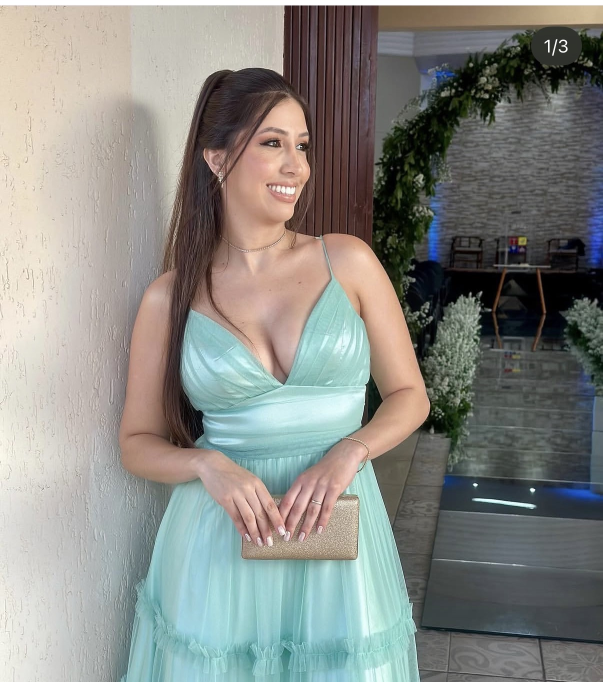
#> input picture fotos/valeria-1.jpg, 1206 x 1364 px (shown at 1/2 size)
$ python otimizar_fotos.py
#> lines starting #> are read from the running program, lines starting #| are printed output that depends on the picture; after the words box and inside, x2 and y2 are one past the last pixel; in counts of white or black regions, pixels touching at a corner belong together
#!/usr/bin/env python3
"""
Gera versões leves das fotos (WebP) e a imagem de compartilhamento (og:image),
SEM mexer nos originais e SEM alterar a aparência: só redimensiona proporcionalmente
e recorta/enquadra (nada de filtro, retoque ou esticar).

Uso (na pasta do site):
    pip install pillow
    python scripts/otimizar_fotos.py
    python scripts/otimizar_fotos.py --base-url https://seu-usuario.github.io/valeria/

O que ele faz:
  fotos/web/valeria-1.webp, valeria-2.webp, valeria-3.webp  (máx. 1400 px no lado maior)
  fotos/web/og-valeria.jpg  (1200x630, colagem das 3 fotos em moldura, para o WhatsApp)
  e atualiza o index.html para usar esses arquivos (as <img data-foto> e o og:image).
  A foto ampliada no lightbox continua usando o original, com qualidade máxima.
"""
import argparse
import re
import sys
from pathlib import Path

try:
    from PIL import Image, ImageDraw, ImageOps
except ImportError:
    sys.exit("Instale o Pillow antes:  pip install pillow")

ROOT = Path(__file__).resolve().parent.parent
FOTOS = ROOT / "fotos"
WEB = FOTOS / "web"
INDEX = ROOT / "index.html"

ORIGINAIS = {
    "valeria-1": "valeria-1.jpg",   # vestido verde-água (print com "1/3")
    "valeria-2": "valeria-2.jpg",   # selfie em círculo
    "valeria-3": "valeria-3.webp",  # selfie quadrada
    "valeria-4": "valeria-4.jpg",   # foto de estúdio em grupo
    "valeria-5": "valeria-5.jpg",   # selfie na sala de reunião
}
MAX_LADO = 1400

PAPER = (246, 239, 228)
INK = (27, 31, 59)
RED = (217, 43, 36)
WHITE = (255, 255, 255)


def abrir(nome):
    p = FOTOS / nome
    if not p.exists():
        sys.exit(f"Não achei {p}. Coloque as fotos na pasta fotos/ com esses nomes: {', '.join(ORIGINAIS.values())}")
    im = Image.open(p)
    im = ImageOps.exif_transpose(im)  # só corrige a orientação salva pela câmera
    return im.convert("RGB")


def reduzir(im):
    w, h = im.size
    f = min(1.0, MAX_LADO / max(w, h))
    if f < 1:
        im = im.resize((round(w * f), round(h * f)), Image.LANCZOS)  # proporcional
    return im


def cortar_cover(im, ratio, pos_x=0.5, pos_y=0.5):
    """Igual ao object-fit:cover + object-position do CSS."""
    w, h = im.size
    if w / h > ratio:
        cw, ch = round(h * ratio), h
    else:
        cw, ch = w, round(w / ratio)
    x = round((w - cw) * pos_x)
    y = round((h - ch) * pos_y)
    return im.crop((x, y, x + cw, y + ch))


def cortar_circulo_foto2(im):
    """Foto 2: centro (602,456), raio ~397 em 1206x943. Usamos raio 385 (sem a borda desfocada)."""
    w, h = im.size
    s = w / 1206
    cx, cy, r = 602 * s, 456 * s, 385 * s
    return im.crop((round(cx - r), round(cy - r), round(cx + r), round(cy + r)))


def polaroid(foto, borda=14, base=60):
    w, h = foto.size
    card = Image.new("RGB", (w + borda * 2, h + borda + base), WHITE)
    card.paste(foto, (borda, borda))
    return card


def colar_girado(canvas, img, xy, ang, mask=None):
    img = img.convert("RGBA")
    if mask is not None:
        img.putalpha(mask)
    rot = img.rotate(ang, resample=Image.BICUBIC, expand=True)
    sombra = Image.new("RGBA", rot.size, (0, 0, 0, 0))
    sombra.paste((15, 17, 34, 90), (0, 0), rot.split()[-1])
    canvas.alpha_composite(sombra, (xy[0] + 8, xy[1] + 12))
    canvas.alpha_composite(rot, xy)


def gerar_og(f1, f2, f3, destino):
    W, H = 1200, 630
    cv = Image.new("RGBA", (W, H), PAPER + (255,))
    d = ImageDraw.Draw(cv)
    for y in range(0, H, 14):  # retícula discreta
        for x in range((y // 14) % 2 * 7, W, 14):
            d.ellipse((x - 1.6, y - 1.6, x + 1.6, y + 1.6), fill=(244, 166, 184, 255))
    d.rectangle((0, H - 22, W, H), fill=RED)

    # mesmo enquadramento do CSS: tira 3% de cima (faixa branca) e encosta na esquerda (longe do "1/3")
    w, h = f1.size
    f1 = f1.crop((0, round(h * 0.03), w, h))
    p1 = polaroid(cortar_cover(f1, 3 / 4, 0.0, 1.0).resize((330, 440), Image.LANCZOS))
    colar_girado(cv, p1, (50, 40), 4)

    p3 = polaroid(cortar_cover(f3, 1).resize((300, 300), Image.LANCZOS), base=40)
    colar_girado(cv, p3, (405, 140), -3)

    lado = 340
    c = cortar_circulo_foto2(f2).resize((lado, lado), Image.LANCZOS)
    disco = Image.new("RGBA", (lado + 120, lado + 120), (0, 0, 0, 0))
    dd = ImageDraw.Draw(disco)
    dd.ellipse((0, 0, lado + 119, lado + 119), fill=(14, 16, 32, 255))
    for r in range(8, 60, 5):
        dd.ellipse((r, r, lado + 119 - r, lado + 119 - r), outline=(30, 34, 56, 255), width=1)
    dd.ellipse((52, 52, lado + 67, lado + 67), fill=RED)
    m = Image.new("L", (lado, lado), 0)
    ImageDraw.Draw(m).ellipse((0, 0, lado - 1, lado - 1), fill=255)
    rot = c.convert("RGBA")
    rot.putalpha(m)
    disco.alpha_composite(rot, (60, 60))
    colar_girado(cv, disco, (W - lado - 150, 70), 0)

    cv.convert("RGB").save(destino, "JPEG", quality=86, optimize=True, progressive=True)


def main():
    ap = argparse.ArgumentParser()
    ap.add_argument("--base-url", default="", help="URL pública do site, para o og:image ficar absoluto")
    a = ap.parse_args()

    WEB.mkdir(parents=True, exist_ok=True)
    fotos = {}
    for chave, nome in ORIGINAIS.items():
        im = abrir(nome)
#> in abrir, im is the input picture: PIL image 1206x1364 RGB; mean R, G, B 136, 136.9, 132
        fotos[chave] = im
        out = WEB / f"{chave}.webp"
        if nome.endswith(".webp") and max(im.size) <= MAX_LADO:
            out.write_bytes((FOTOS / nome).read_bytes())  # já é WebP pequeno: só copia, sem recomprimir
        else:
            reduzir(im).save(out, "WEBP", quality=82, method=6)
        antes = (FOTOS / nome).stat().st_size // 1024
        depois = out.stat().st_size // 1024
        print(f"  {nome:15} {im.size[0]}x{im.size[1]}  {antes:5} KB  ->  {out.relative_to(ROOT)}  {depois} KB")
#|   valeria-1.jpg   1206x1364    320 KB  ->  fotos/web/valeria-1.webp  142 KB

    og = WEB / "og-valeria.jpg"
    gerar_og(fotos["valeria-1"], fotos["valeria-2"], fotos["valeria-3"], og)
#> in cortar_cover, `return im.crop((x, y, x + cw, y + ch))`:
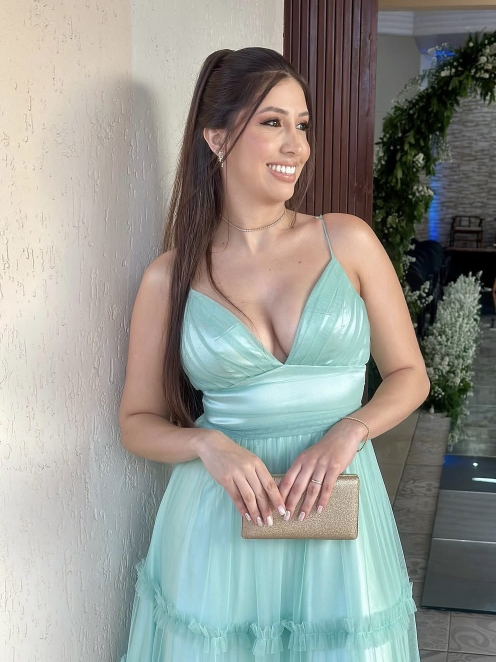
#> returned value: PIL image 992x1323 RGB (shown at 1/2 size); mean R, G, B 148.1, 148.8, 142.7
#> in polaroid, `w, h = foto.size`: w = 330; h = 440
#> in polaroid, `card = Image.new("RGB", (w + borda * 2, h + borda + base), WHITE)`: card: PIL image 358x514 RGB; every value is 255
#> in colar_girado, `sombra = Image.new("RGBA", rot.size, (0, 0, 0, 0))`: sombra: PIL image 394x538 RGBA; every value is 0
#> in colar_girado, `canvas.alpha_composite(rot, xy)`:
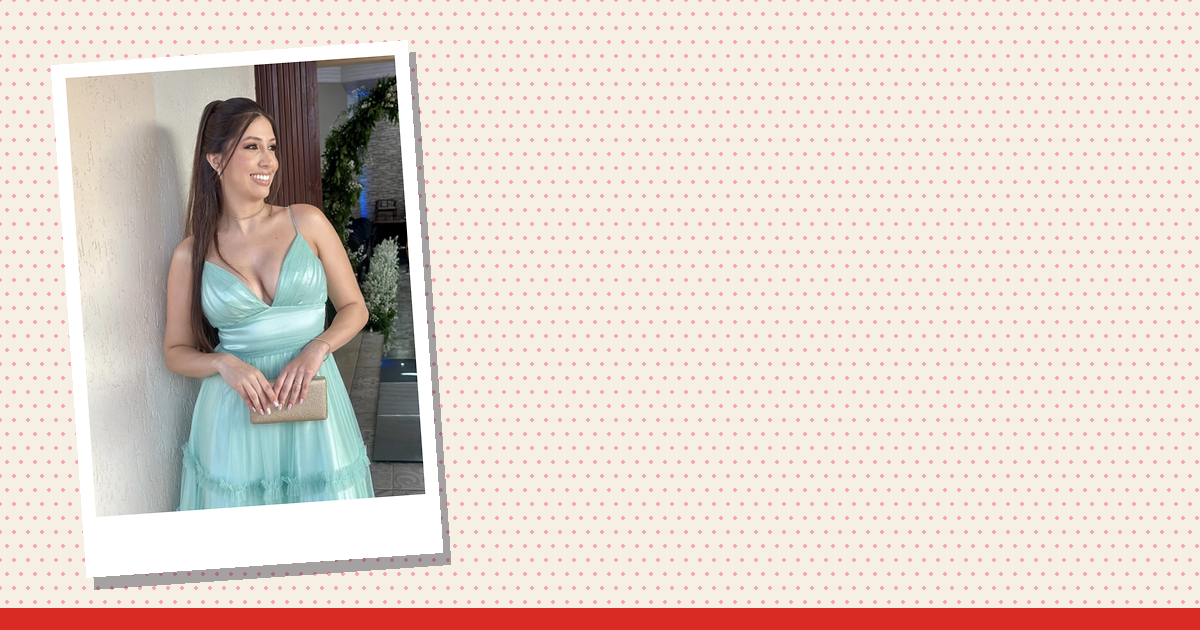
#> canvas: PIL image 1200x630 RGBA; mean R, G, B, A 225.6, 211.5, 203.5, 255
#> in polaroid (call 2), `card = Image.new("RGB", (w + borda * 2, h + borda + base), WHITE)`: card: PIL image 328x354 RGB; every value is 255
#> in colar_girado (call 2), `sombra = Image.new("RGBA", rot.size, (0, 0, 0, 0))`: sombra: PIL image 348x372 RGBA; every value is 0
#> in gerar_og, `disco = Image.new("RGBA", (lado + 120, lado + 120), (0, 0, 0, 0))`: disco: PIL image 460x460 RGBA; every value is 0
#> in gerar_og, `m = Image.new("L", (lado, lado), 0)`: m: PIL image 340x340 L; every value is 0
#> in gerar_og, `ImageDraw.Draw(m).ellipse((0, 0, lado - 1, lado - 1), fill=255)`:
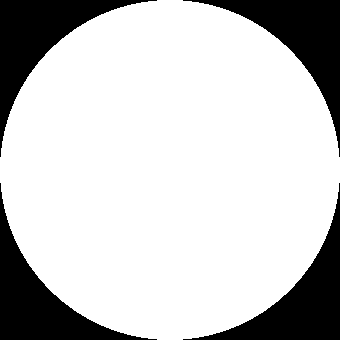
#> m: PIL image 340x340 L; 78.5% white; 4 black regions, box (x1, y1, x2, y2) and area: (0, 0, 157, 157) 6212, (183, 0, 340, 157) 6212, (0, 183, 157, 340) 6212, (183, 183, 340, 340) 6212
#> in gerar_og, `rot.putalpha(m)`:
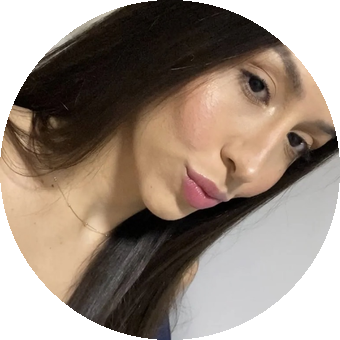
#> rot: PIL image 340x340 RGBA; mean R, G, B, A 141.7, 125.8, 113.2, 200.2; transparent parts drawn white
#> in gerar_og, `disco.alpha_composite(rot, (60, 60))`:
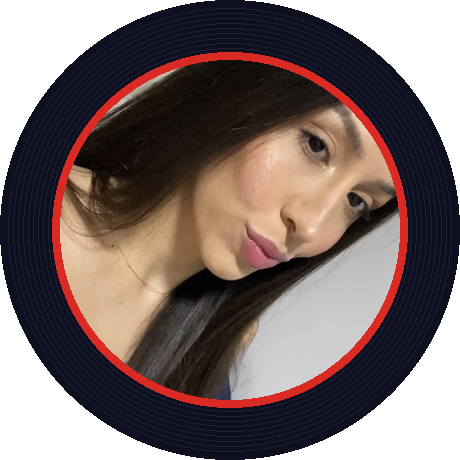
#> disco: PIL image 460x460 RGBA; mean R, G, B, A 68, 53.4, 52.1, 200.2; transparent parts drawn white
#> call 3 of colar_girado, with xy = (710, 70), ang = 0
#> in colar_girado (call 3), `sombra.paste((15, 17, 34, 90), (0, 0), rot.split()[-1])`:
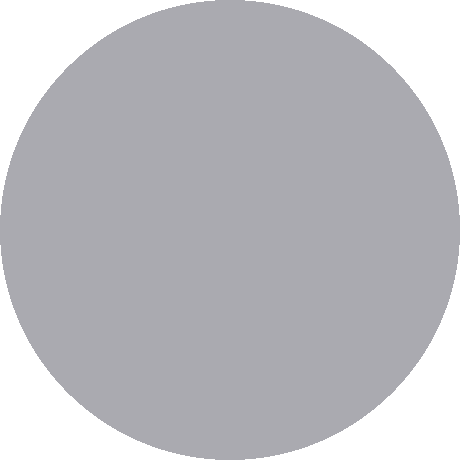
#> sombra: PIL image 460x460 RGBA; mean R, G, B, A 11.8, 13.3, 26.7, 70.7; transparent parts drawn white
#> in colar_girado (call 3), `canvas.alpha_composite(rot, xy)`:
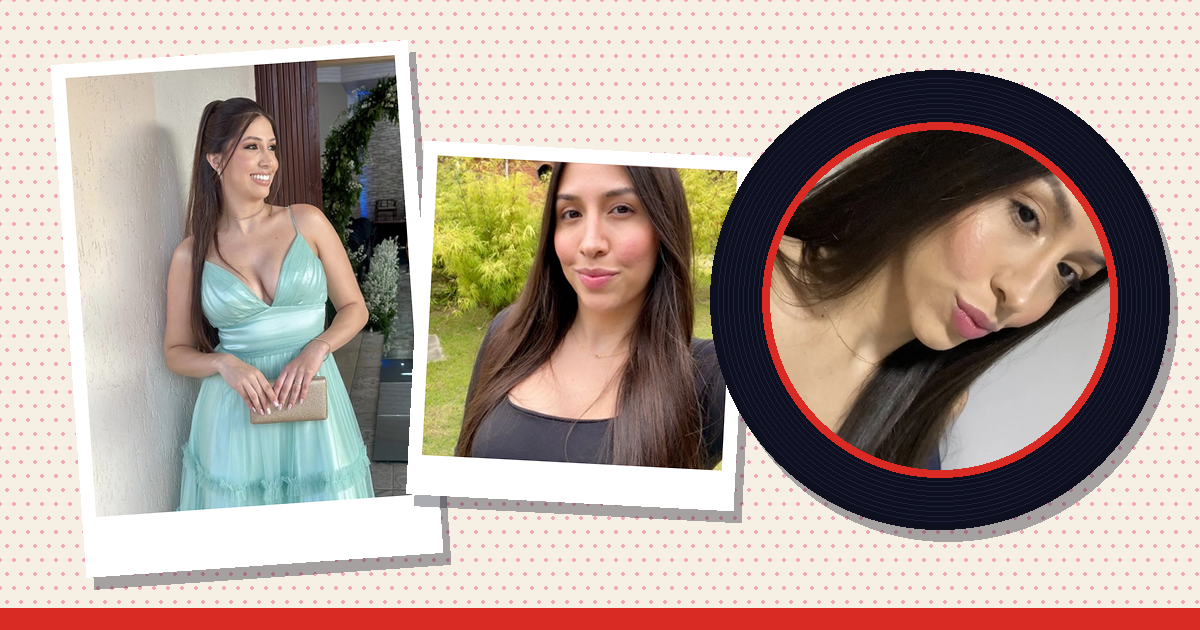
#> canvas: PIL image 1200x630 RGBA; mean R, G, B, A 177.6, 161.2, 151.9, 255
    print(f"  imagem de compartilhamento -> {og.relative_to(ROOT)}")

#> (the run stopped early here; a loop or call above may not have finished)
